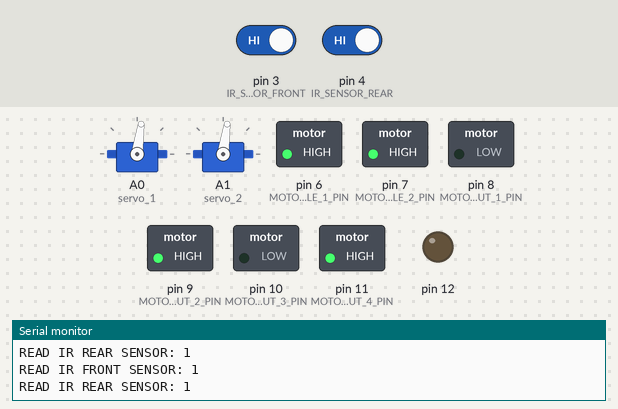
Bench run of a sketch on a simulated Arduino Uno, built with avr-gcc and run on an emulated ATmega328P. Shown: 2 × servo, switched loads named in the sketch (green lamp = pin HIGH), output pins drawn as LEDs (lit = HIGH), the last lines printed to the serial monitor. The test bench sets the inputs (shaded band); at power-on: pin 3 (IR_SENSOR_FRONT) HIGH, pin 4 (IR_SENSOR_REAR) HIGH.

Above: at 3.8 s.
3.9 s: pin 3 (IR_SENSOR_FRONT) driven LOW
At 5.1 s:
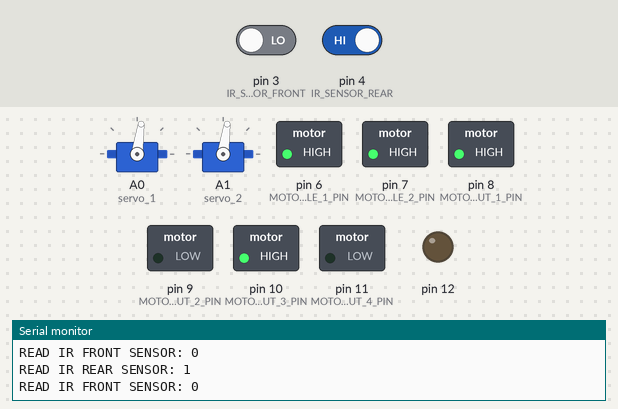
5.4 s: pin 4 (IR_SENSOR_REAR) driven LOW
At 6.1 s:
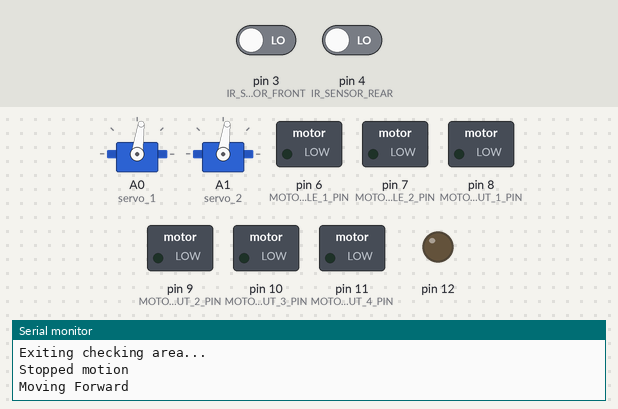
Timing chart, 0 to 8.4 s (numbered marks = the images above; inputs shaded):
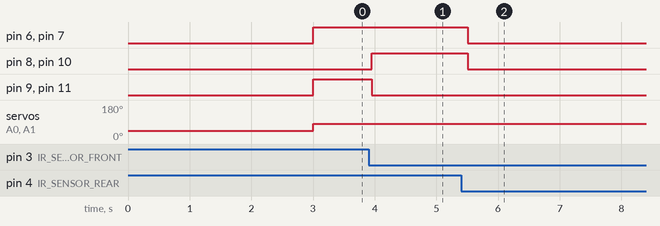

The sketch:

main.ino
```cpp
/*
    +------------------------------------------------------------------+
    |    TITLE: COMBAT ROBOT (ORTON)                                   |
    |    COURSE CODE: EEE 509 | GROUP 6                                |
    |    DATE: 15TH AUG, 2023                                          |
    +------------------------------------------------------------------+
    +------------------------------------------------------------------+
    | ** SUMMARY **                                                    |
    | The combat robot is a specialized designed to wrestle            |
    | other robot in a confined area or arena. The Robot is designed   |
    | to operated by itself, that is, I can make decisions such as     |
    | when to move, attack, roam or defend.                            |
    |                                                                  |
    | ** MAJOR COMPONENTS/SENSORS **                                   |
    |  1. Ultrasonic sensor,                                           |
    |  2. IR sensor                                                    |
    |                                                                  |
    | ** MOTION MOVEMENT **                                            |
    | 1. Front -> 1                                                    |
    | 2. Left -> 2                                                     |
    | 3. Right -> 3                                                    |
    | 4. Rear -> 4                                                     |
    |                                                                  |
    | ** ROBOT ACTIONS **                                              |
    | 1. Scanning Process:                                             |
    | SENSOR RESPONSIBLE: IR Sensor                                    |
    | FUNCTION CALL: check_arena_boundary                              |
    | DESCRIPTION: At the time the robot is on, it checks if it is in  |
    | close on the edge of the arena so it knows if it can possibly    |
    | move forward or backwards. The first scan would be done by the   |
    | IR sensor, after the check, it would be reported to Scanning log |
    |                                                                  |
    | 2. Detect Attack:
    | SENSOR RESPONSIBLE: Ultrasonic sensor
    | FUNCTION CALL: detect_attack
    | DESCRIPTION: The robot would detect attack using ultrasonic      |
    | sensor. Four ultrasonic sensor would be used, and they would be  |
    | place at the front, rear, and sides (left and right). All the    |
    | sensors would detect attack them same way, and the result would  |
    | be reported to a Detect Attack log. The Algorithm behind detect  |
    | attack is simply identifying a different pattern in the          |
    | ultrasonic sensor reading. When the sensors reads, the values are|
    | usually not different but if an object approach, the values      |
    | begins to change rapidly and it is this rapid movement that can  |
    | tell when an object is coming. An alternate solution would be to |
    | use the PIR sensor which detects motion, but ultrasonic sensor   |
    | was choosen because of the flexibility to perform certain action |
    | as certain range.                                                |
    |
    | 3. Dispatch Action:
    | SENSOR RESPONSIBLE: (can work with any sensor)
    | FUNCTION CALL: dispatch_action
    | DESCRIPTION: Actions can be dispatched based on the current
    | reading from a sensor. The sensor logged value is passed in to
    | the function call and the actions to take as well. The logged
    | value and action should be indexed the same value
    +------------------------------------------------------------------+
*/

// libraries
#include <Servo.h>

typedef struct SCANNING_LOG_STRUCT SCANNING_LOG_DEF;
typedef struct ATTACK_STATUS_LOG_STRUCT ATTACK_STATUS_LOG_DEF;
typedef struct ULTRASONIC_SENSOR_STRUCT ULTRASONIC_SENSOR_DEF;

/* structs */
struct ULTRASONIC_SENSOR_STRUCT
{
    int TRIG;
    int ECHO;
};
struct SCANNING_LOG_STRUCT
{
    int IR_SENSOR_FRONT_REPORT;
    int IR_SENSOR_REAR_REPORT;
};
struct ATTACK_STATUS_LOG_STRUCT
{
    int ULTRASONIC_SENSOR_1_STATUS;
    int ULTRASONIC_SENSOR_2_STATUS;
};

/* DEFINING PINS
   NOTE: If the input or output components are increased, they
   must also be an increase in the number_of_input_pins or number_of_output_pins
   (You can search for the variable)
*/

// max number of pins to connect 4
#define STARTING_INPUT_PIN 2
#define NUMBER_OF_INPUT_PINS 3 // 4 - 1

// max number of pins to connect 8
#define STARTING_OUTPUT_PIN 6
#define NUMBER_OF_OUTPUT_PINS 7 // 8 - 1

#define ULTRASONIC_SENSOR_STARTING_PIN 5

/* INPUT PINS */

// defined ULTRASONIC_TRIG in setup
#define IR_SENSOR_FRONT 3
#define IR_SENSOR_REAR 4

/* OUPUT PINS*/

// Input 1 & 2 controls Right, Input 3 & 4 controls Left
#define MOTOR_ENABLE_1_PIN 6
#define MOTOR_ENABLE_2_PIN 7
#define MOTOR_INPUT_1_PIN 8
#define MOTOR_INPUT_2_PIN 9
#define MOTOR_INPUT_3_PIN 10
#define MOTOR_INPUT_4_PIN 11

// defined pin for testing
// #define MOTION_INDICATOR 7
// #define NO_DETECTION_INDICATOR 11

/* VARIABLES */

#define ULTRASONIC_SENSOR_READ_TIME 10 // milliseconds
#define IR_SENSOR_NUMBER 2
#define ULTRASONIC_SENSOR_NUMBER 4
#define DETECT_ATTACK_SENSOR_SENSITIVITY 0.3 // sensitivity reduces by increasing value
#define DETECT_ATTACK_SENSOR_SENSITIVITY_STEP 2
#define DETECT_ATTACK_SENSOR_READ_DELAY_TIME 100 //! in milliseconds
#define DETECT_NO_ATTACK_ENDURANCE_LEVEL 7
#define DETECT_ATTACK_ENDURANCE_LEVEL 9
#define ATTACK_COVERAGE_AREA 30

// Delay or Duration variables -> in milliseconds
#define DELAY_TIME_TO_STOP_ATTACK 3000
#define DELAY_TIME_INTERVAL_FOR_SERVO_ROTATION 3000
#define DELAY_TIME_BEFORE_STOPPING_TURN 2000
#define ROBOT_ATTACK_DAMAGE_PERIOD 2500

Servo servo_1;
Servo servo_2;

/* struct global variables */
SCANNING_LOG_DEF SCANNING_LOG;
ATTACK_STATUS_LOG_DEF ATTACK_STATUS_LOG;
ULTRASONIC_SENSOR_DEF ULTRASONIC_SENSOR_1;
ULTRASONIC_SENSOR_DEF ULTRASONIC_SENSOR_2;

ULTRASONIC_SENSOR_DEF CONNECTED_ULTRASONIC_SENSOR[] = {
    ULTRASONIC_SENSOR_1,
    ULTRASONIC_SENSOR_2,
};

void setup()
{
    Serial.begin(9600);
    Serial.println("Starting Robot program...");

    // servo motor setup
    servo_1.attach(A0);
    servo_2.attach(A1);

    // motor setup

    /* Set ultrasonic sensor pins. The reason the having the setup as struct is for easy call for both the echo and trig pins. Due to the number of ultrasonic sensor use, it would be redundant to keep calling the trip and echo pins for each ultrasonic sensor over and over again.
     */
    ULTRASONIC_SENSOR_1.ECHO = 5;  // input pin
    ULTRASONIC_SENSOR_1.TRIG = 13; // output pin

    ULTRASONIC_SENSOR_2.ECHO = 2;
    ULTRASONIC_SENSOR_2.TRIG = 12; // output pin

    /* SETTING PIN MODES */

    // input pins
    const int starting_input_pin = (int)STARTING_INPUT_PIN;
    const int number_of_input_pins = (int)NUMBER_OF_INPUT_PINS;
    const int starting_output_pin = (int)STARTING_OUTPUT_PIN;
    const int number_of_output_pins = (int)NUMBER_OF_OUTPUT_PINS;

    for (int i = starting_input_pin; i <= (starting_input_pin + number_of_input_pins); i++)
        pinMode(i, INPUT);

    // output pins
    for (int o = starting_output_pin; o <= (starting_output_pin + number_of_output_pins); o++)
        pinMode(o, OUTPUT);

    digitalWrite(MOTOR_ENABLE_1_PIN, LOW); // controls the right motor
    digitalWrite(MOTOR_ENABLE_2_PIN, LOW); // controls the left motor
}

void loop()
{
    // TEST 1: detect attack
    // int res = detect_attack(ULTRASONIC_SENSOR_1);
    // if (res)
    //     Serial.println("Attack is detected");
    // else
    //     Serial.println("Attack is not detected");

    // TEST 2
    // int res = detect_attack(ULTRASONIC_SENSOR_1);
    // if (res)
    // {
    //     digitalWrite(NO_DETECTION_INDICATOR, LOW);
    //     Serial.println("Attack has been detected");
    //     activate_attack(1);
    // }
    // else
    // {
    //     Serial.println("Attack was not been detected");
    //     digitalWrite(NO_DETECTION_INDICATOR, HIGH);
    //     deactivate_attack();
    // };

    // TEST 3: Testing scanning operation
    // clear_logs();
    // activate_scan_operation();

    // TEST 4: Servo Motor Movement
    // servo_1.write(0);
    // delay(2000);
    // servo_1.write(90);
    // delay(2000);
    // servo_1.write(180);
    // delay(2000);
    // servo_1.write(180);
    // delay(2000);
    // servo_1.write(90);
    // delay(2000);
    // servo_1.write(0);
    // delay(2000);

    // TEST 5: MOTOR MOVEMENT
    // forward_motion();
    // delay(4000);
    // backward_motion();
    // delay(4000);
    // right_motion();
    // delay(4000);

    // TEST 6: IR SENSOR TEST
    // check_area_boundary_operation();
    // delay(4000);

    /* MAIN PROGRAM */
    // clear log
    // clear_logs();
    // // 1. Check area border
    // if (check_area_boundary_operation())
    // {
    //     activate_scan_operation();
    // }

    // check_area_boundary_operation();
    activate_servo_motion_0();
    delay(3000);
    activate_servo_motion_90();
    right_motion();
    delay(5000);
    check_area_boundary_operation();
    delay(3000);
    right_motion();
    delay(3000);
    activate_servo_motion_180();
}

/*==========================================+
 *                                          *
 *           UTILITY FUNCTIONS              *
 *                                          *
 *==========================================*/

int read_ultrasonic_sensor(ULTRASONIC_SENSOR_DEF ultrasonic_sensor)
{
    /* read values from the ultrasonic sensor */
    digitalWrite(ultrasonic_sensor.TRIG, LOW); // clear the trip
    delayMicroseconds(2);                      // random delay
    digitalWrite(ultrasonic_sensor.TRIG, HIGH);
    delayMicroseconds(ULTRASONIC_SENSOR_READ_TIME);
    digitalWrite(ultrasonic_sensor.TRIG, LOW);

    // Read the echoPin
    long int duration = pulseIn(ultrasonic_sensor.ECHO, HIGH);
    return (int)(duration * 0.034) / 2; // in cm
}

void clear_logs()
{
    Serial.println("Clear Logs...");
    // attack log
    ATTACK_STATUS_LOG.ULTRASONIC_SENSOR_1_STATUS = 0;
    ATTACK_STATUS_LOG.ULTRASONIC_SENSOR_2_STATUS = 0;

    // scanning log
    SCANNING_LOG.IR_SENSOR_FRONT_REPORT = 0;
    SCANNING_LOG.IR_SENSOR_REAR_REPORT = 0;
}

/* =============================+

    ROBOT BASIC MOVEMENTS

+  ============================*/

// Servo movement
void deactivate_servo_motion()
{
    servo_1.detach();
    servo_2.detach();
}
void activate_servo_motion_0()
{
    int angle = 45;
    servo_1.write(angle);
    servo_2.write(angle);
}
void activate_servo_motion_90()
{
    int angle = 82;
    servo_1.write(angle);
    servo_2.write(angle);
}
void activate_servo_motion_180()
{
    int angle = 115;
    servo_1.write(angle);
    servo_2.write(angle);
}

// motor movements
void stop_robot_motion()
{
    digitalWrite(MOTOR_ENABLE_1_PIN, LOW);
    digitalWrite(MOTOR_ENABLE_2_PIN, LOW);

    digitalWrite(MOTOR_INPUT_1_PIN, LOW);
    digitalWrite(MOTOR_INPUT_2_PIN, LOW);
    digitalWrite(MOTOR_INPUT_3_PIN, LOW);
    digitalWrite(MOTOR_INPUT_4_PIN, LOW);

    Serial.println("Stopped motion");
}
void forward_motion()
{
    digitalWrite(MOTOR_ENABLE_1_PIN, HIGH); // controls the right motor
    digitalWrite(MOTOR_ENABLE_2_PIN, HIGH); // controls the left motor

    digitalWrite(MOTOR_INPUT_1_PIN, HIGH);
    digitalWrite(MOTOR_INPUT_2_PIN, LOW);
    digitalWrite(MOTOR_INPUT_3_PIN, HIGH);
    digitalWrite(MOTOR_INPUT_4_PIN, LOW);

    check_area_boundary_operation();
    Serial.println("Moving Forward");
}
void backward_motion()
{
    // controls the left motor

    digitalWrite(MOTOR_ENABLE_1_PIN, HIGH); // controls the right motor
    digitalWrite(MOTOR_ENABLE_2_PIN, HIGH);

    digitalWrite(MOTOR_INPUT_1_PIN, LOW);
    digitalWrite(MOTOR_INPUT_2_PIN, HIGH);
    digitalWrite(MOTOR_INPUT_3_PIN, LOW);
    digitalWrite(MOTOR_INPUT_4_PIN, HIGH);

    check_area_boundary_operation();
    Serial.println("Moving Backward");
}
void right_motion()
{
    digitalWrite(MOTOR_ENABLE_1_PIN, HIGH); // controls the right motor
    digitalWrite(MOTOR_ENABLE_2_PIN, HIGH); // controls the left motor

    digitalWrite(MOTOR_INPUT_1_PIN, LOW);
    digitalWrite(MOTOR_INPUT_2_PIN, LOW);
    digitalWrite(MOTOR_INPUT_3_PIN, HIGH);
    digitalWrite(MOTOR_INPUT_4_PIN, LOW);

    check_area_boundary_operation();
    Serial.println("Moving Right");
}
void left_motion()
{
    digitalWrite(MOTOR_ENABLE_1_PIN, HIGH); // controls the right motor
    digitalWrite(MOTOR_ENABLE_2_PIN, LOW);  // controls the left motor

    digitalWrite(MOTOR_INPUT_1_PIN, HIGH);
    digitalWrite(MOTOR_INPUT_2_PIN, LOW);
    digitalWrite(MOTOR_INPUT_3_PIN, LOW);
    digitalWrite(MOTOR_INPUT_4_PIN, LOW);

    check_area_boundary_operation();
}

/* ==============================+
 *                               +
 *      ROBOT ACTIONS            +
 *                               +
+ ===============================*/

void check_area_boundary()
{
    /* check arena boundary to ensure that its not at the end of the line/arena */
    int read_ir_sensor_front = digitalRead(IR_SENSOR_FRONT);
    int read_ir_sensor_rear = digitalRead(IR_SENSOR_REAR);

    // log output
    Serial.println("READ IR FRONT SENSOR: " + String(read_ir_sensor_front));
    Serial.println("READ IR REAR SENSOR: " + String(read_ir_sensor_rear));

    SCANNING_LOG.IR_SENSOR_FRONT_REPORT = read_ir_sensor_front;
    SCANNING_LOG.IR_SENSOR_REAR_REPORT = read_ir_sensor_rear;
}

int check_area_boundary_operation()
{
    /* The robots continues to check area boundary until it senses that both ir sensor are not true */
    while (true)
    {
        check_area_boundary();
        if (SCANNING_LOG.IR_SENSOR_FRONT_REPORT)
        {
            // stop_robot_motion();
            backward_motion(); // moves backward
            delay(900);
            break;
        }
        else if (SCANNING_LOG.IR_SENSOR_REAR_REPORT)
        {
            // stop_robot_motion();
            forward_motion(); // moves forward
            delay(900);
            break;
        }
        else
        {
            Serial.println("Exiting checking area...");
            stop_robot_motion();
            return 1;
        }
    }
}

void check_area_boundary_in_motion()
{
    check_area_boundary();

    if (SCANNING_LOG.IR_SENSOR_FRONT_REPORT || SCANNING_LOG.IR_SENSOR_REAR_REPORT)
    {
        stop_robot_motion();
    }
}

int detect_attack(ULTRASONIC_SENSOR_DEF ultrasonic_sensor)
{
    int detect_no_attack_endurance_level = DETECT_NO_ATTACK_ENDURANCE_LEVEL;
    int detect_attack_endurance_level = DETECT_ATTACK_ENDURANCE_LEVEL;

    int detect_no_attack_tracker = 0;
    int detect_attack_tracker = 0;

    /* Read from sensor */
    int init_sensor_reading = read_ultrasonic_sensor(ultrasonic_sensor);
    /* check the values from the sensor */
    while (true)
    {
        /* read current sensor value */
        int current_sensor_reading = read_ultrasonic_sensor(ultrasonic_sensor);

        Serial.println("\n-----------------------------------------------------------------\n");
        Serial.println("Initial Sensor Reading: " + String(init_sensor_reading));
        Serial.println("Current Sensor Reading: " + String(current_sensor_reading));
        Serial.println("\n-----------------------------------------------------------------\n");

        /* checks if difference between is more than sensitivity */
        if ((init_sensor_reading - current_sensor_reading) > DETECT_ATTACK_SENSOR_SENSITIVITY || current_sensor_reading <= ATTACK_COVERAGE_AREA)
            detect_attack_tracker++;
        else
            detect_no_attack_tracker++;

        // check boundary condition
        check_area_boundary_operation();

        /* reset the inital sensor reading and wait so reading can skip by certain steps */
        init_sensor_reading = current_sensor_reading;
        delay((int)DETECT_ATTACK_SENSOR_READ_DELAY_TIME * DETECT_ATTACK_SENSOR_SENSITIVITY_STEP);

        /* check proximity consistency */
        if (detect_no_attack_tracker >= detect_no_attack_endurance_level)
            return 0;
        if (detect_attack_tracker >= detect_attack_endurance_level)
            return 1;
    }
}

void check_attack_from_sensor(int query)
{
    /* checks the status of attack from any number of sensor depending of the query type. */

    int response;

    int sensor_starting_pin = (int)ULTRASONIC_SENSOR_STARTING_PIN;
    int sensor_number = ULTRASONIC_SENSOR_NUMBER;

    ULTRASONIC_SENSOR_DEF connected_sensor[] = {
        ULTRASONIC_SENSOR_1,
        ULTRASONIC_SENSOR_2,
    };

    switch (query)
    {
    case 1:
        response = detect_attack(connected_sensor[0]); // first sensor ie front
        ATTACK_STATUS_LOG.ULTRASONIC_SENSOR_1_STATUS = response;
        break;
    case 2:
        response = detect_attack(connected_sensor[1]); // second sensor ie left
        ATTACK_STATUS_LOG.ULTRASONIC_SENSOR_2_STATUS = response;
        break;
    case 3:
        Serial.println("Detect Attack for ultra sensor 1");
        int ultra_sensor_1_response = detect_attack(connected_sensor[0]); // first sensor ie front
        ATTACK_STATUS_LOG.ULTRASONIC_SENSOR_1_STATUS = ultra_sensor_1_response;

        Serial.println("Detect Attack for ultra sensor 2");
        int ultra_sensor_2_response = detect_attack(connected_sensor[1]); // second sensor ie left
        ATTACK_STATUS_LOG.ULTRASONIC_SENSOR_2_STATUS = ultra_sensor_2_response;
        break;
    }
}

void check_attack_from_sensor_handler()
{
    Serial.println("Check attack from sensor handler working");

    if (ATTACK_STATUS_LOG.ULTRASONIC_SENSOR_1_STATUS && ATTACK_STATUS_LOG.ULTRASONIC_SENSOR_2_STATUS)
    {
        Serial.println("Detected Attack from sensor 1");
        right_motion();
        check_area_boundary_operation();
        delay(DELAY_TIME_BEFORE_STOPPING_TURN);
    }
    if (ATTACK_STATUS_LOG.ULTRASONIC_SENSOR_1_STATUS)
    {
        activate_attack(1);
        check_area_boundary_in_motion();
    }
    else if (ATTACK_STATUS_LOG.ULTRASONIC_SENSOR_2_STATUS)
    {
        activate_attack(2);
        check_area_boundary_in_motion();
    }
    else
    {
        deactivate_attack();
    }
}

/* ACTIVATION FUNCTIONS */

void activate_scan_operation()
{
    /* The scan operation involves the servo motor moving around for a scan and the ultrasonic sensor detect for an attack. This function also handles deactivating the attack with the check_attack_from_sensor function. */

    Serial.println("Activating Scan Operation");

    int detect_attack_response;
    int scan_counter = 0;
    int scan_cycle = 60;

    while (true)
    {
        // move from 0 to 90 then detect attack
        activate_servo_motion_0();
        check_attack_from_sensor(1); // 9999 is nonsense
        check_attack_from_sensor_handler();

        delay(DELAY_TIME_INTERVAL_FOR_SERVO_ROTATION);

        activate_servo_motion_90();
        check_attack_from_sensor(1); // 9999 is nonsense
        check_attack_from_sensor_handler();

        delay(DELAY_TIME_INTERVAL_FOR_SERVO_ROTATION);

        // move from 90 to 180 then detect attack
        activate_servo_motion_180();
        check_attack_from_sensor(1);
        check_attack_from_sensor_handler();

        delay(DELAY_TIME_INTERVAL_FOR_SERVO_ROTATION);

        if (scan_counter >= scan_cycle)
        {
            // do something stupid
            Serial.println(" \n Complete scan counter");
            break;
        }
        scan_counter++;
    }
}

void activate_attack(int attack_direction)
{
    /* call the attack actions, that is, to move towards the direction based on the sensor and
    turn on attack mechanism */
    int activate_robot_attack_counter = 0;
    int max_number_of_attack_cycle = 29;

    Serial.println("Activating attack");

    while (true)
    {
        // continue attack until it supposedly finish attack

        check_area_boundary_in_motion();

        activate_robot_motion(attack_direction); // move forward
        activate_attack_mechanism();

        check_area_boundary_in_motion();

        if (activate_robot_attack_counter >= max_number_of_attack_cycle)
        {
            check_area_boundary_in_motion();
            delay(ROBOT_ATTACK_DAMAGE_PERIOD);
            deactivate_attack();
            break;
        }
        activate_robot_attack_counter++;
    }
}

void activate_attack_mechanism(void)
{
    Serial.println("Starting attack mechanism");
}

void activate_robot_motion(int sensor_position)
{
    /* Read the Doc at the top of file to understand the mapping of direction
        to the number */
    switch (sensor_position)
    {
    case 1: // front sensor
        forward_motion();
        break;
    case 2: // rear sensor
        backward_motion();
        break;
    case 3: // two sensor detect at same time
        right_motion();
        break;
    }
}

void deactivate_attack()
{
    stop_robot_motion();
}
```

Measured:
- after the input at 3.9 s, pin 8 (MOTOR_INPUT_1_PIN), pin 10 (MOTOR_INPUT_3_PIN): LOW → HIGH after 0.05 s; pin 9 (MOTOR_INPUT_2_PIN), pin 11 (MOTOR_INPUT_4_PIN): HIGH → LOW after 0.05 s
- after the input at 5.4 s, pin 6 (MOTOR_ENABLE_1_PIN), pin 7 (MOTOR_ENABLE_2_PIN), pin 8 (MOTOR_INPUT_1_PIN), pin 10 (MOTOR_INPUT_3_PIN): HIGH → LOW after 0.11 s
